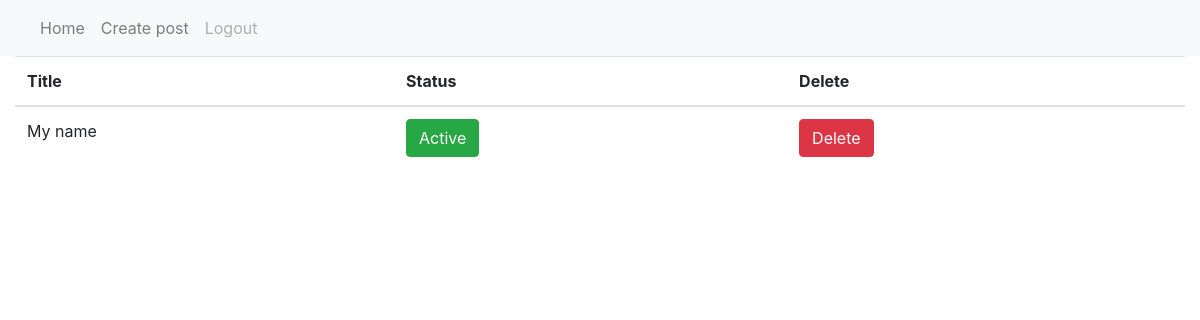
The page / (signed in) on the database as committed earlier.
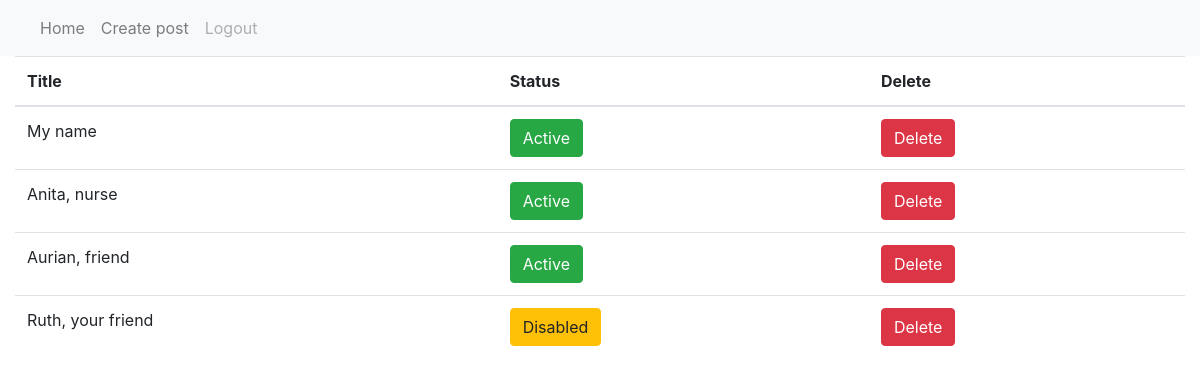
The same page on the database as committed later.
### web/models.py (models this page shows, shortened)
class Message(models.Model):
    user = models.CharField(max_length=100)
    title = models.CharField(max_length=100)
    url = models.CharField(max_length=100)
    status = models.CharField(max_length=100)

### web/views.py (the view)
# urls.py: path('', views.index, name='index'),
def index(request):
    if not request.user.is_authenticated:
        print("here")
        return render(request, "web/login.html", {"message": None})
    user = request.user
    reminders = Message.objects.all().filter(user=user)
    context = {
        "reminders":reminders,
    }
    return render(request, "web/index.html", context)

### web/templates/web/index.html (shortened to what this page needs)
{% extends "web/base.html" %}
{% block body %}
    <div id="reminders-menu">
            <table class="table table-hover" id ="reminders-table">
                    <thead>
                        <tr>
                        <th scope="col">Title</th>
                        <th scope="col">Status</th>
                        <th scope="col">Delete</th>
                        </tr>
                    </thead>
                    <tbody>
                     {% for reminder in reminders %}
                     {% if reminder.status == "Active" %}
                        <tr class ="Active">
                     {% else %}
                        <tr class ="Disabled">
                     {% endif %}
                        <td>{{reminder.title}}</td>
                            {% if reminder.status == "Active" %}
                                <td><button type="button" value="{{reminder.id}}" class="btn btn-success status-button">{{reminder.status}}</button></td>
                            {% else %}
                                <td><button type="button" value="{{reminder.id}}" class="btn btn-warning status-button">{{reminder.status}}</button></td>
                            {% endif %}
                        <td><button type="button" value="{{reminder.id}}" id="delete-reminder"  class="btn btn-danger">Delete</button></td>
                        </tr>
                     {% endfor %}
                    </tbody>
                </table>
    </div>
    {% load static %}
{% endblock %}

Rows that differ between the two databases and show on the page:
added Message: title "Anita, nurse", {{ reminder.id }} 4 (drawn), status "Active"
added Message: title "Aurian, friend", {{ reminder.id }} 5 (drawn), status "Active"
added Message: title "Ruth, your friend", {{ reminder.id }} 6 (drawn), status "Disabled"
